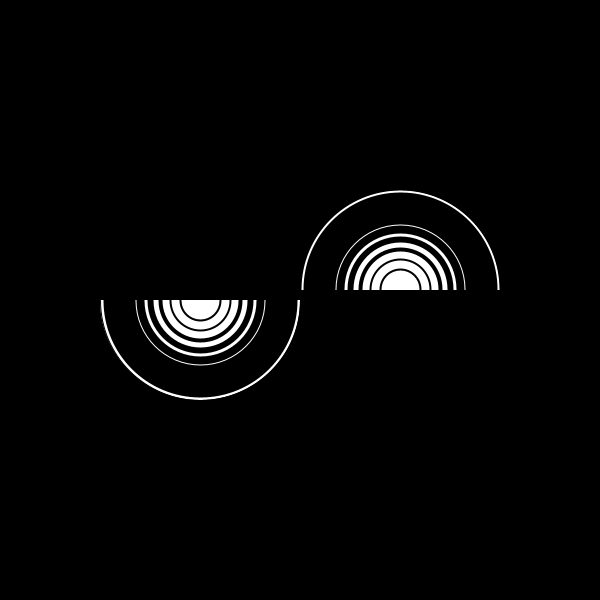
Frame 1 (no input)
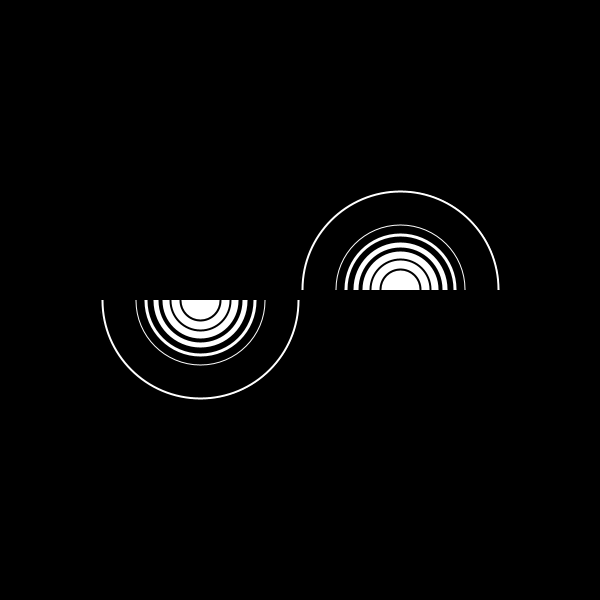
Frame 2 (the mouse pressed at the canvas centre, redrawn once)

The Processing sketch that drew these frames (run headless with seeded random() and noise(); the mouse was pressed at the canvas centre and the sketch redrawn once):

// Processing sketch: processing_86274
// ── processing_86274.pde

void setup()
{
  //taille de l'image
  size(600,600);
  background(0);
  smooth();
}
void draw()
{
 //arc de cercle en bas
 arc(200,300,200,200,0,PI);
 stroke(0);
 strokeWeight(14);
  arc(200,300,180,180,0,PI);
 strokeWeight(12);
  arc(200,300,160,160,0,PI);
  strokeWeight(10);
  arc(200,300,140,140,0,PI);
  strokeWeight(8);
  arc(200,300,120,120,0,PI);
  strokeWeight(6);
  arc(200,300,100,100,0,PI);
  strokeWeight(4);
  arc(200,300,80,80,0,PI);
  strokeWeight(2);
  arc(200,300,60,60,0,PI);
  arc(200,300,40,40,0,PI);
  //ouverture matrice
  pushMatrix();
  //faire descendre l'arc
  translate(600,690);
  //rotation a 180°
  rotate(PI);
  //arc de cercle en haut
  arc(200,400,200,200,0,PI);
   stroke(0);
   strokeWeight(14);
    arc(200,400,180,180,0,PI);
 strokeWeight(12);
  arc(200,400,160,160,0,PI);
  strokeWeight(10);
  arc(200,400,140,140,0,PI);
  strokeWeight(8);
  arc(200,400,120,120,0,PI);
  strokeWeight(6);
  arc(200,400,100,100,0,PI);
 strokeWeight(4);
  arc(200,400,80,80,0,PI);
  strokeWeight(2);
  arc(200,400,60,60,0,PI);
  arc(200,400,40,40,0,PI);
//fermture de la matrice
  popMatrix();
  noLoop();
}
